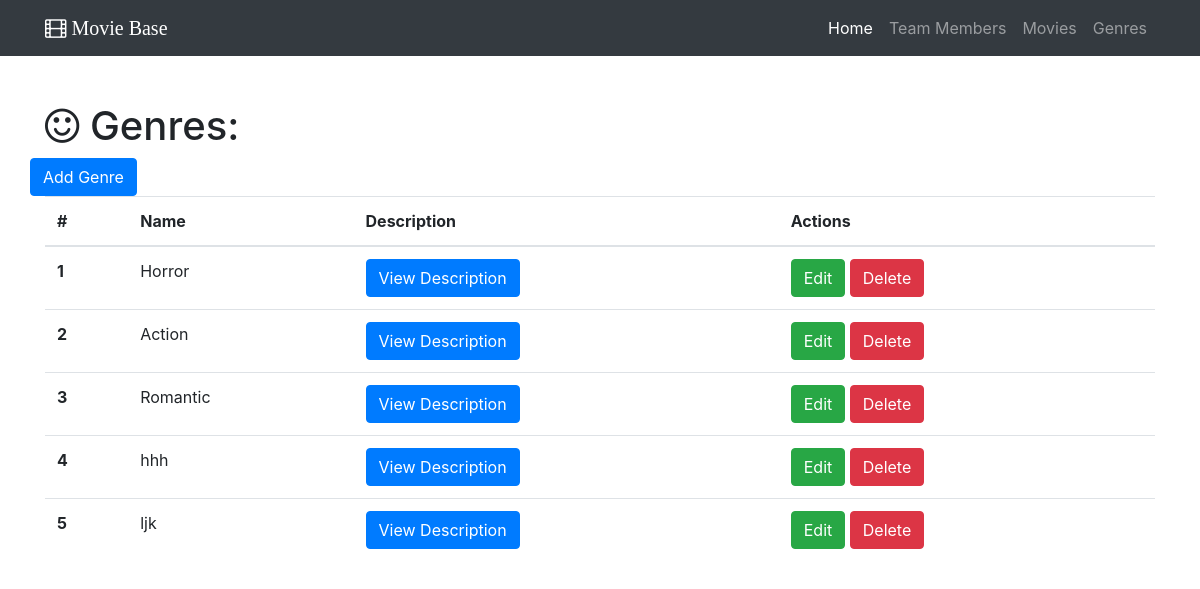
Page /genres on the earlier database version.
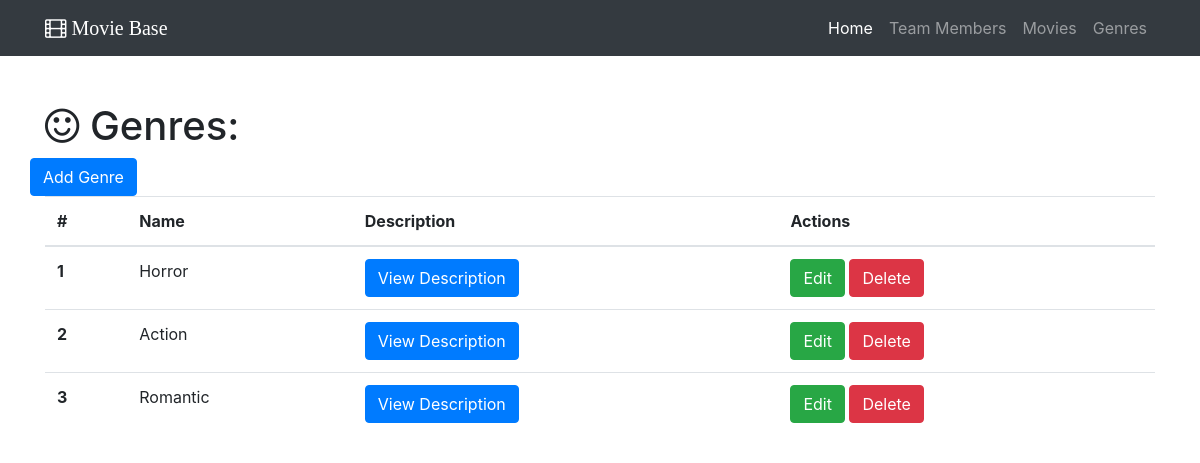
Same page on the later database version.
### base.py (models this page shows)
class Genre(db.Model):
    __tablename__ = 'genres'
    id = db.Column(db.Integer, primary_key=True)
    name = db.Column(db.String(64))
    description = db.Column(db.Text)
    movies = db.relationship('Movie', backref='genre',cascade="delete")##back reference at the many side, unique in ORM

### base.py (the view)
@app.route('/genres')
def show_all_genres():
    genres = Genre.query.all()
    return render_template('genre-all.html', genres=genres)

### templates/genre-all.html (shortened to what this page needs)
{% extends "home-base.html"%}
{% block page_content%}
  <div class="container">
    <h1 class="mt-5"><i class="fa fa-smile-o" aria-hidden="true"></i> Genres:</h1>
    <div class="row bottom-margin">
      <a href="/genre/add" class="btn btn-primary" role="button" aria-disabled="true">Add Genre</a>
    </div>
    {% if genres %}
      <table class="table">
        <thead>
          <tr>
            <th>#</th>
            <th>Name</th>
            <th>Description</th>
            <th>Actions</th>
          </tr>
        </thead>
        <tbody>
          {% for genre in genres %}
          <tr>
              <th scope="row">{{genre.id}}</th>
              <td>{{genre.name}}</td>
              <td>
                <button type="button" class="btn btn-primary" data-toggle="modal" data-target="#{{genre.id}}">
                  View Description
                </button>
              </td>
              <td>
                <a href="/genre/edit/{{genre.id}}" class="btn btn-success" role="button">Edit</a>
                <a href="/genre/delete/{{genre.id}}" class="btn btn-danger" role="button">Delete</a>
              </td>
          </tr>
          {% endfor%}
        </tbody>
      </table>
    {% else %}
      <h3>there are no genres in the database yet.</h3>
    {% endif %}
  </div>
{% endblock%}

### templates/home-base.html (shortened to what this page needs)
<!DOCTYPE html>
<html lang="en">
<head>
  {% block head %}
  <link rel="stylesheet" href="https://maxcdn.bootstrapcdn.com/bootstrap/4.0.0-beta.2/css/bootstrap.min.css">
  <link rel="stylesheet" href="https://maxcdn.bootstrapcdn.com/font-awesome/4.7.0/css/font-awesome.min.css">
  <link rel="stylesheet" href="{{ url_for('static', filename='css/base.css') }}">
  {% endblock%}
</head>
<body>
  <nav class="navbar navbar-expand-lg navbar-dark bg-dark fixed-top">
    <div class="container">
      <a class="navbar-brand" href="/">
        <i class="fa fa-film" aria-hidden="true"> Movie Base</i>
       </a>
      <div class="collapse navbar-collapse" id="navbarResponsive">
        <ul class="navbar-nav ml-auto">
          <li class="nav-item active">
            <a class="nav-link" href="/">Home
             </a>
          </li>
          <li class="nav-item">
            <a class="nav-link" href="/members">Team Members</a>
          </li>
          <li class="nav-item">
            <a class="nav-link" href="/movies">Movies</a>
          </li>
          <li class="nav-item">
            <a class="nav-link" href="/genres">Genres</a>
          </li>
        </ul>
      </div>
    </div>
  </nav>
  {% block page_content%}
  {% endblock%}
</body>
</html>

### static/css/base.css (style rules this page uses)
body { padding-top: 54px; }

Differences in the rows shown:
removed Genre: id "4", name "hhh"
removed Genre: id "5", name "ljk"
